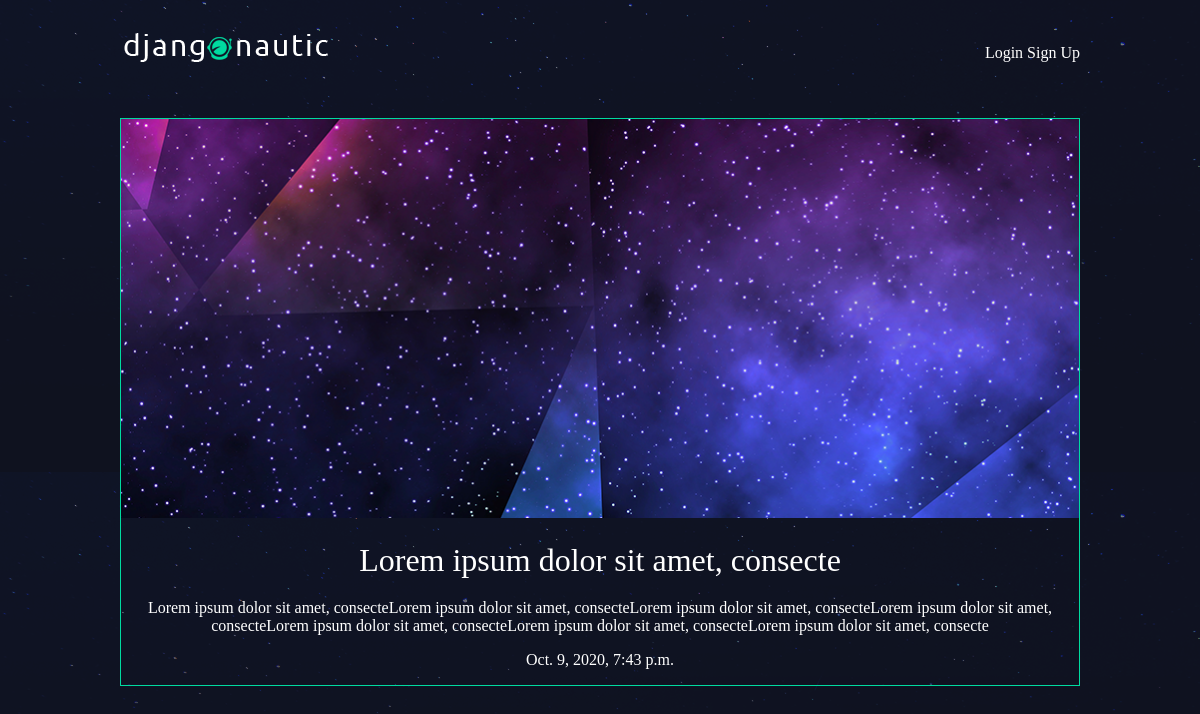
Page /articles/movemom/ on the committed database.
### articles/models.py (models this page shows, shortened)
class Article(models.Model):
    title = models.CharField(max_length=100)
    slug = models.SlugField()
    body = models.TextField()
    date = models.DateTimeField(auto_now_add=True)
    thumb = models.ImageField(default='default.png',blank=True)
    author = models.ForeignKey(User,on_delete=models.CASCADE,default=None)

### articles/views.py (the view)
# urls.py: path('<str:slug>/',views.articleDetail, name="detail"),
def articleDetail(request, slug):
    article = Article.objects.get(slug=slug)
    return render(request, 'articles/article_details.html', {'article': article})

### articles/templates/articles/article_details.html
{% extends 'base_layout.html' %}
{% block content %}
  <div class="article_detail">
    <div class="article">
        <img src="{{ article.thumb.url }}" />
        <h2>{{ article.title}}</h2>
        <p>{{ article.body }}</p>
        <p>{{ article.date }}</p>
    </div>
  </div>
{% endblock  %}

### assets/style.css (style rules this page uses)
body { background-color: #0f121f; background-image: url(stars.png); background-repeat-y: no-repeat; color: #fff; }
body * { font-family: Ubuntu; }
h1, h2, h3, h4, h5 { font-weight: normal; margin: 0; }
.article { padding: 10px; border: 1px solid #00dba0; position: relative; padding-bottom: 40px; }
.article h2 { font-size: 1.2em; }
.article_detail .article { padding: 0px; }
.article_detail .article img { max-width: 100%; }
.article_detail .article h2 { text-align: center; margin: 20px auto; font-size: 2em ; }
.article_detail .article p { text-align: center; }

### rows in the picture
Article: thumb (picture), title "Lorem ipsum dolor sit amet, consecte", body "Lorem ipsum dolor sit amet, consecteLorem ipsum dolor sit amet, consecteLorem ipsum dolor sit amet, consecteLorem ipsum dolor sit amet, consecteLorem ipsum dolor sit amet, consecteLorem ipsum dolor sit amet, consecteLorem ipsum dolor sit amet, consecte", date "Oct. 9, 2020, 7:43 p.m."
